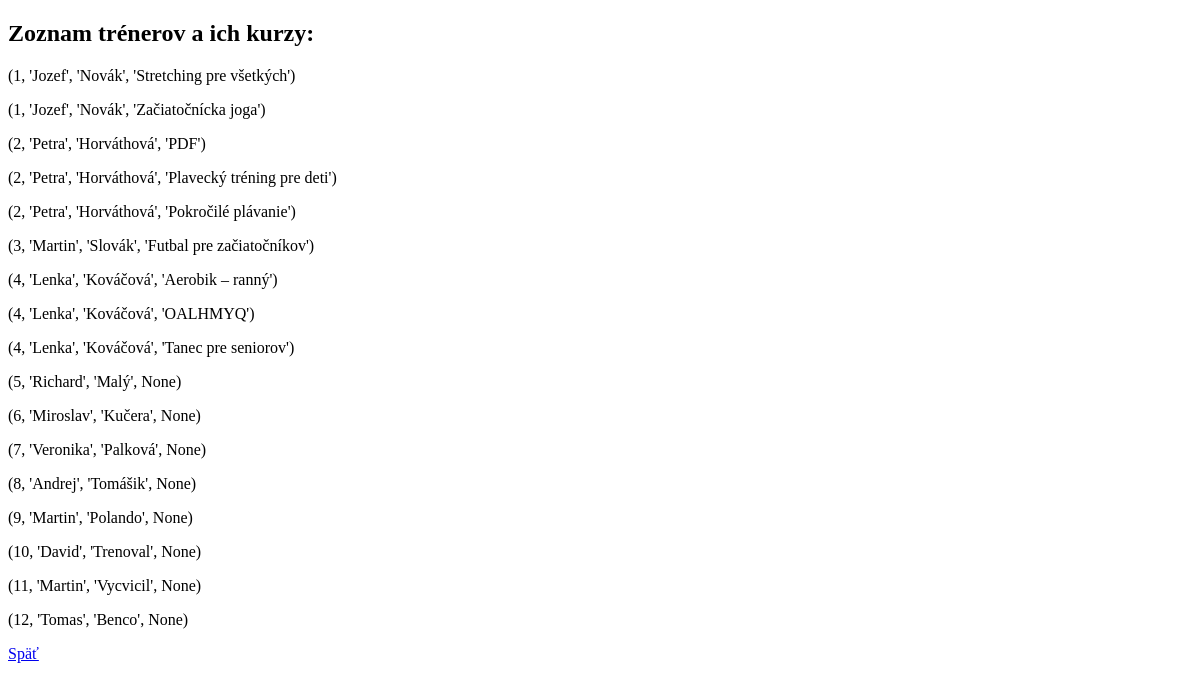
Page /treneri-kurzy on the earlier database version.
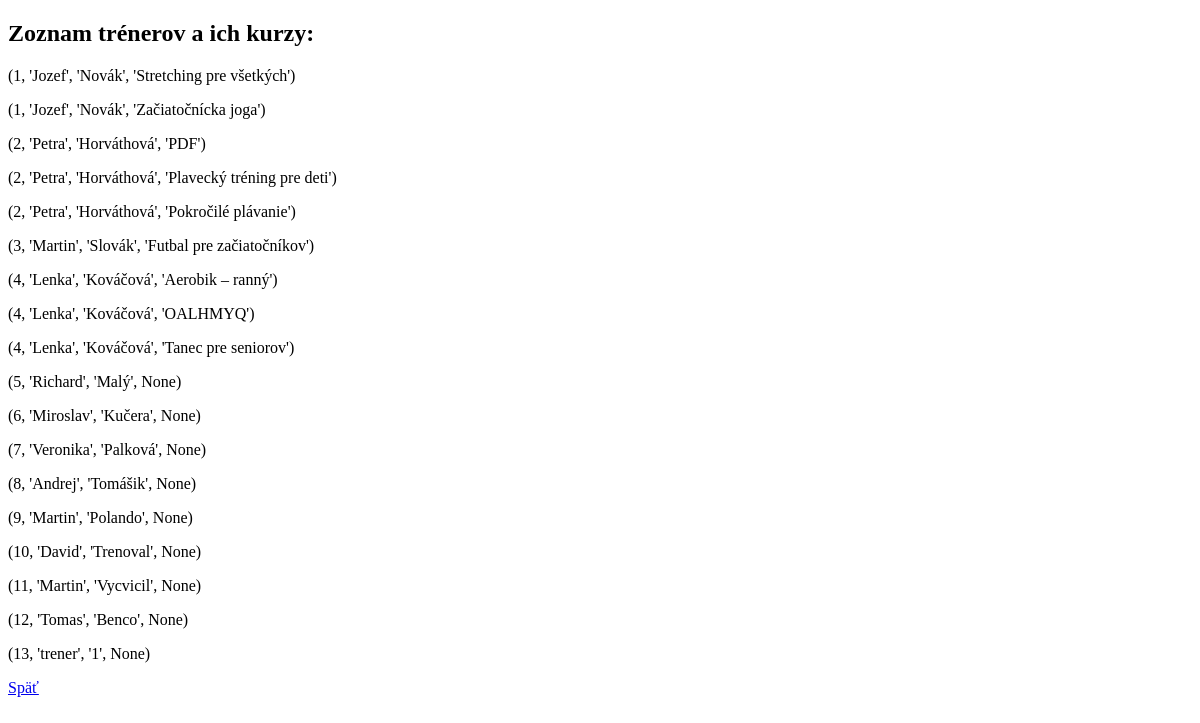
Same page on the later database version.
### tables this page shows
CREATE TABLE Kurzy (
    ID_kurzu INTEGER PRIMARY KEY,
    Nazov_kurzu TEXT NOT NULL,
    Typ_sportu TEXT,
    Max_pocet_ucastnikov INTEGER,
    ID_trenera INTEGER NOT NULL,
    FOREIGN KEY (ID_trenera) REFERENCES Treneri(ID_trenera)
);

CREATE TABLE Treneri (
    ID_trenera INTEGER PRIMARY KEY,
    Meno TEXT NOT NULL,
    Priezvisko TEXT NOT NULL,
    Specializacia TEXT,
    Telefon TEXT
, Heslo TEXT);

### app.py (the view)
@app.route('/treneri-kurzy')
def treneri_kurzy():
    conn = db()
    cursor = conn.cursor()
    cursor.execute("SELECT * FROM VSETCI_TRENERI_A_ICH_KURZY")
    kurzy1 = cursor.fetchall()
    conn.close()
    return render_template("kurzy-treneri.html", kurzy1=kurzy1)

### app.py (called while the page is built)
def db():
    conn = sqlite3.connect("treneri.db")
    return conn

### templates/kurzy-treneri.html (shortened to what this page needs)
<!DOCTYPE html>
<html>
<head>
</head>
<body>
    <h2> Zoznam trénerov a ich kurzy: </h2>
   {% for trener in kurzy1 %}
        <p>{{ trener }}</p>
    {% endfor %}
    <a href="/">Späť</a>
</body>
</html>

Differences in the rows shown:
added Treneri: trener "(13, 'trener', '1', None)"
